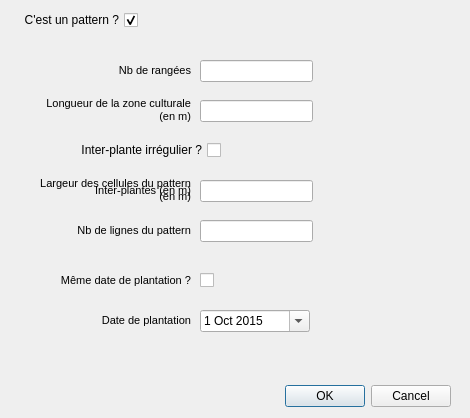
<?xml version="1.0" encoding="UTF-8"?>
<ui version="4.0">
 <class>Dialog</class>
 <widget class="QDialog" name="Dialog">
  <property name="geometry">
   <rect>
    <x>0</x>
    <y>0</y>
    <width>470</width>
    <height>418</height>
   </rect>
  </property>
  <property name="windowTitle">
   <string>Dialog</string>
  </property>
  <widget class="QDialogButtonBox" name="buttonBox">
   <property name="geometry">
    <rect>
     <x>220</x>
     <y>380</y>
     <width>231</width>
     <height>32</height>
    </rect>
   </property>
   <property name="orientation">
    <enum>Qt::Horizontal</enum>
   </property>
   <property name="standardButtons">
    <set>QDialogButtonBox::Cancel|QDialogButtonBox::Ok</set>
   </property>
  </widget>
  <widget class="QLabel" name="label_5">
   <property name="geometry">
    <rect>
     <x>0</x>
     <y>210</y>
     <width>191</width>
     <height>41</height>
    </rect>
   </property>
   <property name="text">
    <string>&lt;!DOCTYPE HTML PUBLIC &quot;-//W3C//DTD HTML 4.0//EN&quot; &quot;http://www.w3.org/TR/REC-html40/strict.dtd&quot;&gt;
&lt;html&gt;&lt;head&gt;&lt;meta name=&quot;qrichtext&quot; content=&quot;1&quot; /&gt;&lt;style type=&quot;text/css&quot;&gt;
p, li { white-space: pre-wrap; }
&lt;/style&gt;&lt;/head&gt;&lt;body style=&quot; font-family:'MS Shell Dlg 2'; font-size:8pt; font-weight:400; font-style:normal;&quot;&gt;
&lt;p style=&quot; margin-top:0px; margin-bottom:0px; margin-left:0px; margin-right:0px; -qt-block-indent:0; text-indent:0px;&quot;&gt;Nb de lignes du pattern&lt;/p&gt;&lt;/body&gt;&lt;/html&gt;</string>
   </property>
   <property name="textFormat">
    <enum>Qt::AutoText</enum>
   </property>
   <property name="scaledContents">
    <bool>false</bool>
   </property>
   <property name="alignment">
    <set>Qt::AlignRight|Qt::AlignTrailing|Qt::AlignVCenter</set>
   </property>
   <property name="wordWrap">
    <bool>false</bool>
   </property>
   <property name="openExternalLinks">
    <bool>false</bool>
   </property>
  </widget>
  <widget class="QCheckBox" name="pattern">
   <property name="enabled">
    <bool>true</bool>
   </property>
   <property name="geometry">
    <rect>
     <x>10</x>
     <y>10</y>
     <width>128</width>
     <height>20</height>
    </rect>
   </property>
   <property name="layoutDirection">
    <enum>Qt::RightToLeft</enum>
   </property>
   <property name="text">
    <string>C'est un pattern ?</string>
   </property>
   <property name="checked">
    <bool>true</bool>
   </property>
   <property name="tristate">
    <bool>false</bool>
   </property>
  </widget>
  <widget class="QLabel" name="label_2">
   <property name="geometry">
    <rect>
     <x>0</x>
     <y>50</y>
     <width>191</width>
     <height>41</height>
    </rect>
   </property>
   <property name="text">
    <string>&lt;!DOCTYPE HTML PUBLIC &quot;-//W3C//DTD HTML 4.0//EN&quot; &quot;http://www.w3.org/TR/REC-html40/strict.dtd&quot;&gt;
&lt;html&gt;&lt;head&gt;&lt;meta name=&quot;qrichtext&quot; content=&quot;1&quot; /&gt;&lt;style type=&quot;text/css&quot;&gt;
p, li { white-space: pre-wrap; }
&lt;/style&gt;&lt;/head&gt;&lt;body style=&quot; font-family:'MS Shell Dlg 2'; font-size:8pt; font-weight:400; font-style:normal;&quot;&gt;
&lt;p style=&quot; margin-top:0px; margin-bottom:0px; margin-left:0px; margin-right:0px; -qt-block-indent:0; text-indent:0px;&quot;&gt;Nb de rangées&lt;/p&gt;&lt;/body&gt;&lt;/html&gt;</string>
   </property>
   <property name="textFormat">
    <enum>Qt::AutoText</enum>
   </property>
   <property name="scaledContents">
    <bool>false</bool>
   </property>
   <property name="alignment">
    <set>Qt::AlignRight|Qt::AlignTrailing|Qt::AlignVCenter</set>
   </property>
   <property name="wordWrap">
    <bool>false</bool>
   </property>
   <property name="openExternalLinks">
    <bool>false</bool>
   </property>
  </widget>
  <widget class="QLineEdit" name="inter_plt">
   <property name="geometry">
    <rect>
     <x>200</x>
     <y>180</y>
     <width>113</width>
     <height>22</height>
    </rect>
   </property>
  </widget>
  <widget class="QLineEdit" name="nb_rangees">
   <property name="geometry">
    <rect>
     <x>200</x>
     <y>60</y>
     <width>113</width>
     <height>22</height>
    </rect>
   </property>
  </widget>
  <widget class="QLineEdit" name="nb_ligne_patt">
   <property name="geometry">
    <rect>
     <x>200</x>
     <y>220</y>
     <width>113</width>
     <height>22</height>
    </rect>
   </property>
  </widget>
  <widget class="QLabel" name="label_4">
   <property name="geometry">
    <rect>
     <x>0</x>
     <y>90</y>
     <width>191</width>
     <height>41</height>
    </rect>
   </property>
   <property name="text">
    <string>&lt;!DOCTYPE HTML PUBLIC &quot;-//W3C//DTD HTML 4.0//EN&quot; &quot;http://www.w3.org/TR/REC-html40/strict.dtd&quot;&gt;
&lt;html&gt;&lt;head&gt;&lt;meta name=&quot;qrichtext&quot; content=&quot;1&quot; /&gt;&lt;style type=&quot;text/css&quot;&gt;
p, li { white-space: pre-wrap; }
&lt;/style&gt;&lt;/head&gt;&lt;body style=&quot; font-family:'MS Shell Dlg 2'; font-size:8pt; font-weight:400; font-style:normal;&quot;&gt;
&lt;p style=&quot; margin-top:0px; margin-bottom:0px; margin-left:0px; margin-right:0px; -qt-block-indent:0; text-indent:0px;&quot;&gt;Longueur de la zone culturale&lt;/p&gt;
&lt;p style=&quot; margin-top:0px; margin-bottom:0px; margin-left:0px; margin-right:0px; -qt-block-indent:0; text-indent:0px;&quot;&gt;(en m)&lt;/p&gt;&lt;/body&gt;&lt;/html&gt;</string>
   </property>
   <property name="textFormat">
    <enum>Qt::AutoText</enum>
   </property>
   <property name="scaledContents">
    <bool>false</bool>
   </property>
   <property name="alignment">
    <set>Qt::AlignRight|Qt::AlignTrailing|Qt::AlignVCenter</set>
   </property>
   <property name="wordWrap">
    <bool>false</bool>
   </property>
   <property name="openExternalLinks">
    <bool>false</bool>
   </property>
  </widget>
  <widget class="QLineEdit" name="dist_max_plt">
   <property name="geometry">
    <rect>
     <x>200</x>
     <y>100</y>
     <width>113</width>
     <height>22</height>
    </rect>
   </property>
  </widget>
  <widget class="QLabel" name="label_3">
   <property name="geometry">
    <rect>
     <x>70</x>
     <y>170</y>
     <width>121</width>
     <height>41</height>
    </rect>
   </property>
   <property name="text">
    <string>&lt;!DOCTYPE HTML PUBLIC &quot;-//W3C//DTD HTML 4.0//EN&quot; &quot;http://www.w3.org/TR/REC-html40/strict.dtd&quot;&gt;
&lt;html&gt;&lt;head&gt;&lt;meta name=&quot;qrichtext&quot; content=&quot;1&quot; /&gt;&lt;style type=&quot;text/css&quot;&gt;
p, li { white-space: pre-wrap; }
&lt;/style&gt;&lt;/head&gt;&lt;body style=&quot; font-family:'MS Shell Dlg 2'; font-size:8pt; font-weight:400; font-style:normal;&quot;&gt;
&lt;p style=&quot; margin-top:0px; margin-bottom:0px; margin-left:0px; margin-right:0px; -qt-block-indent:0; text-indent:0px;&quot;&gt;Inter-plantes (en m)&lt;/p&gt;&lt;/body&gt;&lt;/html&gt;</string>
   </property>
   <property name="textFormat">
    <enum>Qt::AutoText</enum>
   </property>
   <property name="scaledContents">
    <bool>false</bool>
   </property>
   <property name="alignment">
    <set>Qt::AlignRight|Qt::AlignTrailing|Qt::AlignVCenter</set>
   </property>
   <property name="wordWrap">
    <bool>false</bool>
   </property>
   <property name="openExternalLinks">
    <bool>false</bool>
   </property>
  </widget>
  <widget class="QCheckBox" name="checkBox">
   <property name="geometry">
    <rect>
     <x>10</x>
     <y>140</y>
     <width>211</width>
     <height>20</height>
    </rect>
   </property>
   <property name="layoutDirection">
    <enum>Qt::RightToLeft</enum>
   </property>
   <property name="text">
    <string>Inter-plante irrégulier ?</string>
   </property>
   <property name="checked">
    <bool>false</bool>
   </property>
  </widget>
  <widget class="QLabel" name="interp_reg">
   <property name="geometry">
    <rect>
     <x>0</x>
     <y>170</y>
     <width>191</width>
     <height>41</height>
    </rect>
   </property>
   <property name="visible">
    <bool>false</bool>
   </property>
   <property name="text">
    <string>&lt;!DOCTYPE HTML PUBLIC &quot;-//W3C//DTD HTML 4.0//EN&quot; &quot;http://www.w3.org/TR/REC-html40/strict.dtd&quot;&gt;
&lt;html&gt;&lt;head&gt;&lt;meta name=&quot;qrichtext&quot; content=&quot;1&quot; /&gt;&lt;style type=&quot;text/css&quot;&gt;
p, li { white-space: pre-wrap; }
&lt;/style&gt;&lt;/head&gt;&lt;body style=&quot; font-family:'MS Shell Dlg 2'; font-size:8pt; font-weight:400; font-style:normal;&quot;&gt;
&lt;p style=&quot; margin-top:0px; margin-bottom:0px; margin-left:0px; margin-right:0px; -qt-block-indent:0; text-indent:0px;&quot;&gt;Largeur des cellules du pattern&lt;/p&gt;
&lt;p style=&quot; margin-top:0px; margin-bottom:0px; margin-left:0px; margin-right:0px; -qt-block-indent:0; text-indent:0px;&quot;&gt;(en m)&lt;/p&gt;&lt;/body&gt;&lt;/html&gt;</string>
   </property>
   <property name="textFormat">
    <enum>Qt::AutoText</enum>
   </property>
   <property name="alignment">
    <set>Qt::AlignRight|Qt::AlignTrailing|Qt::AlignVCenter</set>
   </property>
  </widget>
  <widget class="QLabel" name="label_6">
   <property name="geometry">
    <rect>
     <x>0</x>
     <y>300</y>
     <width>191</width>
     <height>41</height>
    </rect>
   </property>
   <property name="visible">
    <bool>false</bool>
   </property>
   <property name="text">
    <string>&lt;!DOCTYPE HTML PUBLIC &quot;-//W3C//DTD HTML 4.0//EN&quot; &quot;http://www.w3.org/TR/REC-html40/strict.dtd&quot;&gt;
&lt;html&gt;&lt;head&gt;&lt;meta name=&quot;qrichtext&quot; content=&quot;1&quot; /&gt;&lt;style type=&quot;text/css&quot;&gt;
p, li { white-space: pre-wrap; }
&lt;/style&gt;&lt;/head&gt;&lt;body style=&quot; font-family:'MS Shell Dlg 2'; font-size:8pt; font-weight:400; font-style:normal;&quot;&gt;
&lt;p style=&quot; margin-top:0px; margin-bottom:0px; margin-left:0px; margin-right:0px; -qt-block-indent:0; text-indent:0px;&quot;&gt;Date de plantation&lt;/p&gt;&lt;/body&gt;&lt;/html&gt;</string>
   </property>
   <property name="textFormat">
    <enum>Qt::AutoText</enum>
   </property>
   <property name="scaledContents">
    <bool>false</bool>
   </property>
   <property name="alignment">
    <set>Qt::AlignRight|Qt::AlignTrailing|Qt::AlignVCenter</set>
   </property>
   <property name="wordWrap">
    <bool>false</bool>
   </property>
   <property name="openExternalLinks">
    <bool>false</bool>
   </property>
  </widget>
  <widget class="QDateEdit" name="date_debut_plt">
   <property name="geometry">
    <rect>
     <x>200</x>
     <y>310</y>
     <width>110</width>
     <height>22</height>
    </rect>
   </property>
   <property name="visible">
    <bool>false</bool>
   </property>
   <property name="date">
    <date>
     <year>2015</year>
     <month>10</month>
     <day>1</day>
    </date>
   </property>
   <property name="calendarPopup">
    <bool>true</bool>
   </property>
  </widget>
  <widget class="QCheckBox" name="datation">
   <property name="geometry">
    <rect>
     <x>200</x>
     <y>270</y>
     <width>20</width>
     <height>20</height>
    </rect>
   </property>
   <property name="layoutDirection">
    <enum>Qt::LeftToRight</enum>
   </property>
   <property name="text">
    <string/>
   </property>
  </widget>
  <widget class="QLabel" name="label_8">
   <property name="geometry">
    <rect>
     <x>0</x>
     <y>260</y>
     <width>191</width>
     <height>41</height>
    </rect>
   </property>
   <property name="text">
    <string>&lt;!DOCTYPE HTML PUBLIC &quot;-//W3C//DTD HTML 4.0//EN&quot; &quot;http://www.w3.org/TR/REC-html40/strict.dtd&quot;&gt;
&lt;html&gt;&lt;head&gt;&lt;meta name=&quot;qrichtext&quot; content=&quot;1&quot; /&gt;&lt;style type=&quot;text/css&quot;&gt;
p, li { white-space: pre-wrap; }
&lt;/style&gt;&lt;/head&gt;&lt;body style=&quot; font-family:'MS Shell Dlg 2'; font-size:8pt; font-weight:400; font-style:normal;&quot;&gt;
&lt;p style=&quot; margin-top:0px; margin-bottom:0px; margin-left:0px; margin-right:0px; -qt-block-indent:0; text-indent:0px;&quot;&gt;Même date de plantation ?&lt;/p&gt;&lt;/body&gt;&lt;/html&gt;</string>
   </property>
   <property name="textFormat">
    <enum>Qt::AutoText</enum>
   </property>
   <property name="scaledContents">
    <bool>false</bool>
   </property>
   <property name="alignment">
    <set>Qt::AlignRight|Qt::AlignTrailing|Qt::AlignVCenter</set>
   </property>
   <property name="wordWrap">
    <bool>false</bool>
   </property>
   <property name="openExternalLinks">
    <bool>false</bool>
   </property>
  </widget>
 </widget>
 <tabstops>
  <tabstop>pattern</tabstop>
  <tabstop>nb_rangees</tabstop>
  <tabstop>dist_max_plt</tabstop>
  <tabstop>checkBox</tabstop>
  <tabstop>inter_plt</tabstop>
  <tabstop>nb_ligne_patt</tabstop>
  <tabstop>buttonBox</tabstop>
 </tabstops>
 <resources/>
 <connections>
  <connection>
   <sender>buttonBox</sender>
   <signal>accepted()</signal>
   <receiver>Dialog</receiver>
   <slot>accept()</slot>
   <hints>
    <hint type="sourcelabel">
     <x>400</x>
     <y>411</y>
    </hint>
    <hint type="destinationlabel">
     <x>202</x>
     <y>203</y>
    </hint>
   </hints>
  </connection>
  <connection>
   <sender>buttonBox</sender>
   <signal>rejected()</signal>
   <receiver>Dialog</receiver>
   <slot>reject()</slot>
   <hints>
    <hint type="sourcelabel">
     <x>400</x>
     <y>411</y>
    </hint>
    <hint type="destinationlabel">
     <x>202</x>
     <y>203</y>
    </hint>
   </hints>
  </connection>
  <connection>
   <sender>checkBox</sender>
   <signal>clicked(bool)</signal>
   <receiver>label_3</receiver>
   <slot>setHidden(bool)</slot>
   <hints>
    <hint type="sourcelabel">
     <x>215</x>
     <y>141</y>
    </hint>
    <hint type="destinationlabel">
     <x>168</x>
     <y>178</y>
    </hint>
   </hints>
  </connection>
  <connection>
   <sender>checkBox</sender>
   <signal>clicked(bool)</signal>
   <receiver>interp_reg</receiver>
   <slot>setVisible(bool)</slot>
   <hints>
    <hint type="sourcelabel">
     <x>113</x>
     <y>140</y>
    </hint>
    <hint type="destinationlabel">
     <x>168</x>
     <y>367</y>
    </hint>
   </hints>
  </connection>
  <connection>
   <sender>datation</sender>
   <signal>clicked(bool)</signal>
   <receiver>date_debut_plt</receiver>
   <slot>setVisible(bool)</slot>
   <hints>
    <hint type="sourcelabel">
     <x>208</x>
     <y>282</y>
    </hint>
    <hint type="destinationlabel">
     <x>218</x>
     <y>310</y>
    </hint>
   </hints>
  </connection>
  <connection>
   <sender>datation</sender>
   <signal>clicked(bool)</signal>
   <receiver>label_6</receiver>
   <slot>setVisible(bool)</slot>
   <hints>
    <hint type="sourcelabel">
     <x>203</x>
     <y>283</y>
    </hint>
    <hint type="destinationlabel">
     <x>181</x>
     <y>314</y>
    </hint>
   </hints>
  </connection>
 </connections>
</ui>
